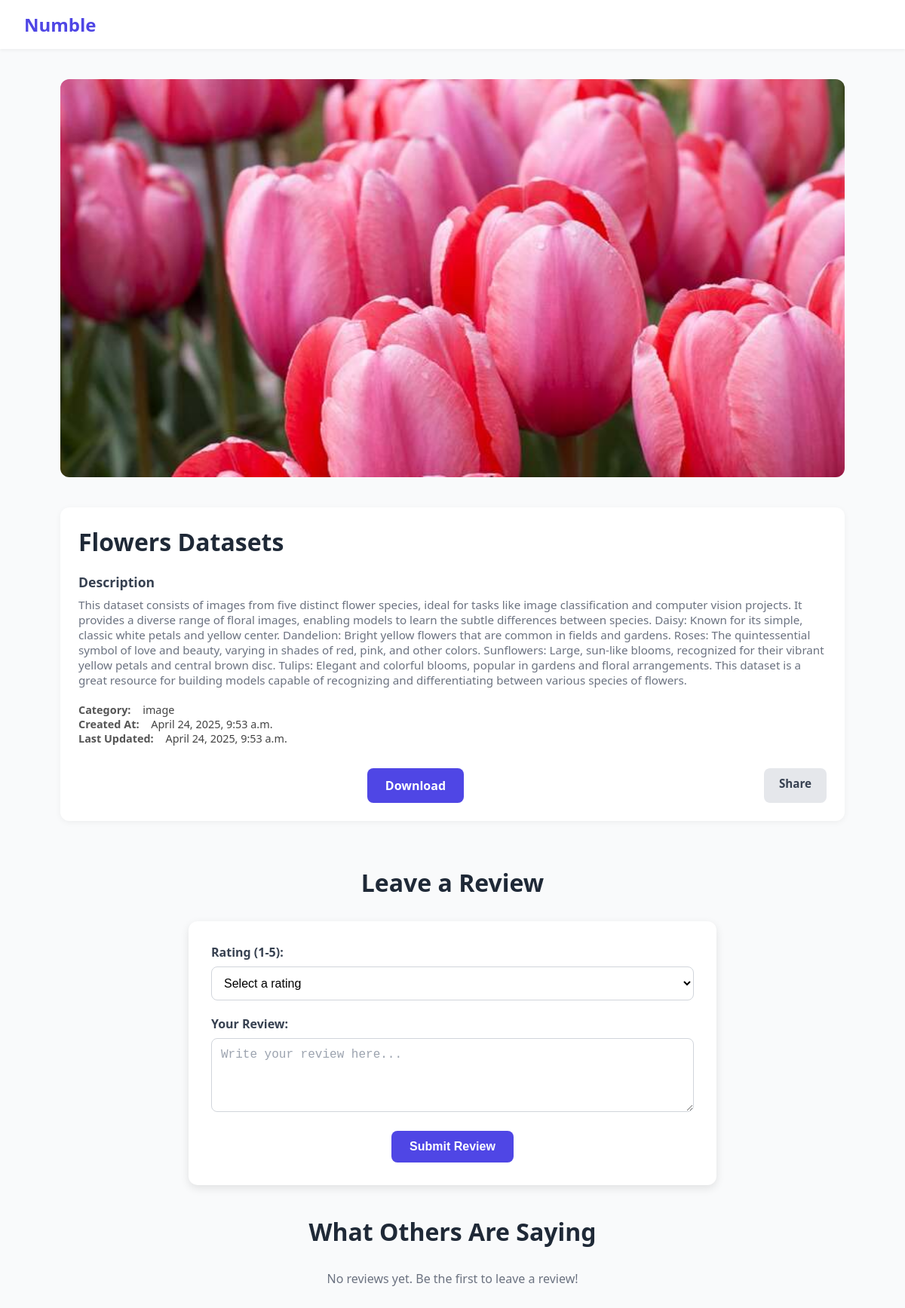
The app's page /view-details/7 with its own data.
### datasetmanager/models.py (models this page shows, shortened)
class Datasetmanager(models.Model):
    name = models.CharField(max_length=100)
    description = models.TextField()
    file = models.FileField(upload_to='datasets/', default="")  # Supports image, video, or zipped datasets
    created_at = models.DateTimeField(auto_now_add=True)
    updated_at = models.DateTimeField(auto_now=True)
    category = models.CharField(max_length=50, choices=[
        ('image', 'Image'),
        ('video', 'Video'),
    ])

### datasetmanager/views.py (the view)
# urls.py: path("view-details/<int:dataset_id>", datasetDetails, name="datasetDetails"),
def datasetDetails(request, dataset_id):
    dataset = get_object_or_404(Datasetmanager, id=dataset_id)
    context = {
        "dataset": dataset,
    }
    return render(request, "datasetDetails.html", context=context)

### templates/datasetDetails.html (shortened to what this page needs)
<!DOCTYPE html>
<html lang="en">
<head>
</head>
<body>
  <header>
    <div class="logo">Numble</div>
  </header>
  <div class="container">
    <div class="grid">
      <div class="image-box">
        <img src="{{dataset.file.url}}" alt="{{dataset.name}}">
      </div>
      <div class="content-box">
        <h2>{{dataset.name}}</h2>
        <h3>Description</h3>
        <p>{{dataset.description}}</p>
        <div class="meta">
          <div><span>Category:</span> {{dataset.category}}</div>
          <div><span>Created At:</span> {{dataset.created_at}}</div>
          <div><span>Last Updated:</span> {{dataset.updated_at}}</div>
        </div>
        <div class="buttons">
          <a href="{{dataset.file.url}}" download class="btn btn-primary">Download</a>
          <a href="#" class="btn btn-secondary">Share</a>
        </div>
      </div>
    </div>
    <div class="container" style="margin-top: 60px;">
      <h2 class="review-heading">Leave a Review</h2>
      <form action="{% url 'submit_review' dataset.id %}" method="POST" class="review-form">
        <div class="form-group">
          <label for="rating">Rating (1-5):</label>
          <select id="rating" name="rating" required>
            <option value="" disabled selected>Select a rating</option>
          </select>
        </div>
        <div class="form-group">
          <label for="review">Your Review:</label>
          <textarea id="review" name="review" rows="4" placeholder="Write your review here..." required></textarea>
        </div>
        <button type="submit" class="btn btn-primary">Submit Review</button>
      </form>
      <div class="reviews-container">
        <h2 class="review-heading">What Others Are Saying</h2>
        {% for review in dataset.reviews.all %}
          <div class="review-card">
            <div class="review-header">
              <span class="review-rating">Rating: {{ review.rating }} / 5</span>
              <span class="review-date">{{ review.created_at }}</span>
            </div>
            <p class="review-text">{{ review.text }}</p>
          </div>
        {% empty %}
          <p class="no-reviews">No reviews yet. Be the first to leave a review!</p>
        {% endfor %}
      </div>
    </div>
  </div>
</body>
</html>

### templates/datasetDetails.html (style rules this page uses)
* { box-sizing: border-box; margin: 0; padding: 0; }
body { font-family: 'Segoe UI', Tahoma, Geneva, Verdana, sans-serif; background-color: #f9fafb; color: #333; }
header { background-color: #fff; padding: 16px 32px; box-shadow: 0 2px 4px rgba(0, 0, 0, 0.05); display: flex; justify-content: space-between; align-items: center; }
.logo { font-size: 1.5rem; font-weight: bold; color: #4f46e5; }
.container { max-width: 1080px; margin: 40px auto; padding: 0 20px; }
.grid { display: flex; flex-wrap: wrap; gap: 40px; }
.image-box { flex: 1 1 50%; background-color: #eee; border-radius: 12px; overflow: hidden; }
.image-box img { width: 100%; height: 100%; object-fit: cover; }
.content-box { flex: 1 1 50%; background-color: #fff; padding: 24px; border-radius: 12px; box-shadow: 0 2px 8px rgba(0, 0, 0, 0.05); }
.content-box h2 { font-size: 2rem; margin-bottom: 16px; color: #1f2937; }
.content-box h3 { font-size: 1.1rem; margin: 20px 0 8px; color: #374151; }
.content-box p { color: #6b7280; font-size: 0.95rem; }
.meta { margin-top: 20px; font-size: 0.9rem; color: #444; }
.meta span { display: inline-block; margin-right: 12px; font-weight: bold; color: #555; }
.buttons { margin-top: 30px; display: flex; gap: 15px; }
.btn { padding: 10px 20px; border-radius: 8px; text-decoration: none; font-weight: 600; font-size: 0.95rem; text-align: center; display: inline-block; }
.btn-primary { background-color: #4f46e5; color: #fff; }
.btn-secondary { background-color: #e5e7eb; color: #374151; }
.review-heading { font-size: 2rem; color: #1f2937; margin-bottom: 30px; text-align: center; font-weight: bold; }
.review-form { margin-bottom: 50px; background-color: #fff; padding: 30px; border-radius: 12px; box-shadow: 0 4px 12px rgba(0, 0, 0, 0.1); max-width: 700px; margin: 0 auto; }
.form-group { margin-bottom: 20px; }
.form-group label { display: block; margin-bottom: 8px; font-weight: bold; color: #374151; font-size: 1rem; }
.form-group select, .form-group textarea { width: 100%; padding: 12px; border-radius: 8px; border: 1px solid #d1d5db; font-size: 1rem; background-color: #fff; color: #000; }
.form-group textarea::placeholder { color: #9ca3af; }
.btn-primary { padding: 12px 24px; font-size: 1rem; border-radius: 8px; background-color: #4f46e5; color: #fff; border: none; cursor: pointer; font-weight: bold; display: block; margin: 0 auto; transition: background-color 0.3s ease, transform 0.2s ease; }
.reviews-container { margin-top: 40px; }
.no-reviews { color: #6b7280; font-size: 1rem; text-align: center; margin-top: 20px; }

### records on screen
Datasetmanager: file (picture), name "Flowers Datasets", description "This dataset consists of images from five distinct flower species, ideal for tasks like image classification and computer vision projects. It provides a diverse range of floral images, enabling models to learn the subtle differences between species. Daisy: Known for its simple, classic white petals and yellow center. Dandelion: Bright yellow flowers that are common in fields and gardens. Roses: The quintessential symbol of love and beauty, varying in shades of red, pink, and other colors. Sunflowers: Large, sun-like blooms, recognized for their vibrant yellow petals and central brown disc. Tulips: Elegant and colorful blooms, popular in gardens and floral arrangements. This dataset is a…", category "image", created_at "April 24, 2025, 9:53 a.m.", updated_at "April 24, 2025, 9:53 a.m."
